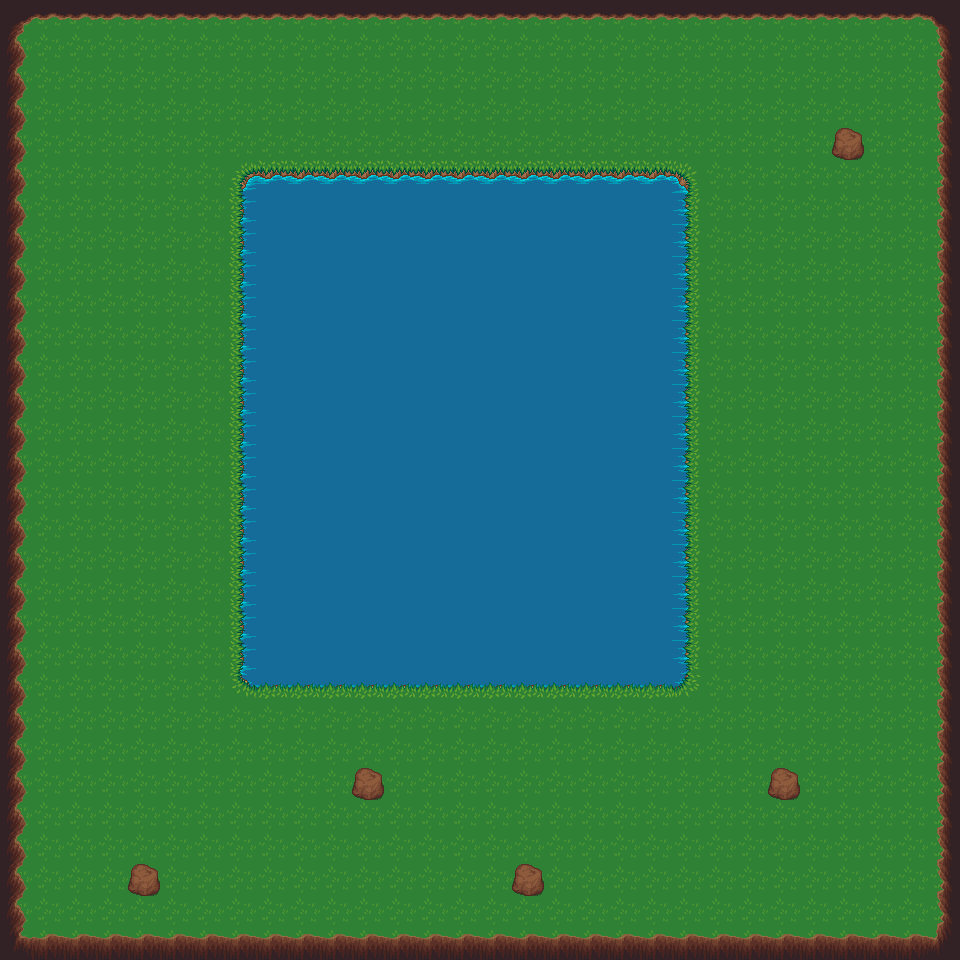

Tiled map render using the project's own tile images. Description and the map definition, with tile-layer contents summarised, below:
An orthogonal 30x30 tile map with 32x32 px tiles, 2 tile layers (background, terrain) and 10 objects (5x rock, 4x cliff, water).

<map version="1.0" orientation="orthogonal" width="30" height="30" tilewidth="32" tileheight="32">
 <tileset firstgid="1" name="Terrain" tilewidth="32" tileheight="32">
  <image source="terrain.png" width="672" height="736" />
 </tileset>
 <layer name="background" width="30" height="30">
  <data>[900 cells, 900 non-empty, 1 distinct tile ids]</data>
 </layer>
 <layer name="terrain" width="30" height="30">
  <data>[900 cells, 376 non-empty, 18 distinct tile ids]</data>
 </layer>
 <objectgroup name="objects" width="30" height="30">
  <object name="lac" type="water" x="238" y="170" width="454" height="520" />
  <object name="videgauche" type="cliff" x="-12" y="-8" width="37" height="963" />
  <object name="videhaut" type="cliff" x="0" y="-12" width="959" height="35" />
  <object name="videdroit" type="cliff" x="936" y="19" width="28" height="937" />
  <object name="videbas" type="cliff" x="8" y="929" width="951" height="27" />
  <object name="rock1" type="rock" x="127" y="866" width="37" height="32" />
  <object name="rock2" type="rock" x="351" y="767" width="34" height="34" />
  <object name="rock3" type="rock" x="511" y="864" width="34" height="34" />
  <object name="rock4" type="rock" x="767" y="768" width="34" height="33" />
  <object name="rock5" type="rock" x="831" y="128" width="35" height="33" />
 </objectgroup>
</map>
